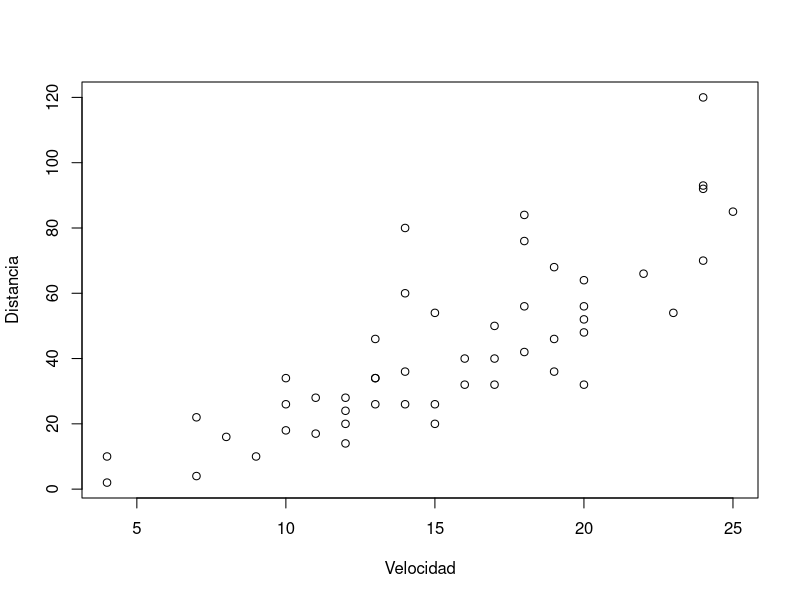

Reproduce this figure in R.
## ---- chunk 1
knitr::opts_chunk$set(echo = TRUE)
## ---- chunk 2
# Impresión de una hilera de carácteres
print("Hola mundo")
## ---- chunk 3
# Media aritmética
mean(c(2, 4, 5, 9))
## ---- chunk 4
# Consultar directorio de trabajo
getwd()
## ---- chunk 5
# Gráfico con etiquetas en los ejes x e y
plot(
  x=cars, 
  xlab="Velocidad", 
  ylab="Distancia"
)
## ---- chunk 6
# Carga del paquete stats
library(stats)
## ---- chunk 7
# Número
x <- 10

# Hilera de carácteres
nombre <- 'Manuel'

# Vector de hileras de carácteres
dias <- c('Domingo', 'Lunes', 'Martes', 'Miércoles', 'Jueves', 'Viernes', 'Sábado')
## ---- chunk 8
print(typeof(x))
## ---- chunk 9
print(typeof(nombre))
## ---- chunk 10
# Números enteros
x <- 10
y <- 20

# Suma
print(x + y)
## ---- chunk 11
# Números decimales
x <- 0.5
y <- 3.14

# Multiplicación
print(x * y)
## ---- chunk 12
# Hileras de carácteres
nombre <- "María"
apellido <- "Pérez"

# Concatenación
print(paste(nombre, apellido))
## ---- chunk 13
# Variable booleana
b = 1 < 2

print(b)
## ---- chunk 14
# Variable booleana
c = 1 > 2

print(c)
## ---- chunk 15
# Operador lógico AND
print((1 < 2) & (3 < 4))
## ---- chunk 16
# Operador lógico OR
print((2 + 2 == 5) | (20 <= 10))
## ---- chunk 17
# Operador lógico NOT
print(!(2 + 2 == 5))
## ---- chunk 18
# Definición de un vector de números
a = c(1, 2, 3, 4, 5)

print(a)
## ---- chunk 19
# Definición de un vector de hileras de carácteres
b = c("Álvaro", "Ana", "Berta", "Bernardo")

print(b)
## ---- chunk 20
# Vector de nombres de países
paises = c("PAN", "CRI", "NIC", "SLV", "HND", "GTM", "BLZ", "DOM")

# Vector de cantidades de habitantes (en millones)
poblaciones = c(4.1, 5.0, 6.2, 6.4, 9.2, 16.9, 0.3, 10.6)

# Creación de un data frame a partir de los dos vectores
ca_poblacion_paises = data.frame(
                        pais = paises, 
                        poblacion = poblaciones
                      )

print(ca_poblacion_paises)
## ---- chunk 21
# Resumen de los contenidos del data frame
print(summary(ca_poblacion_paises))
